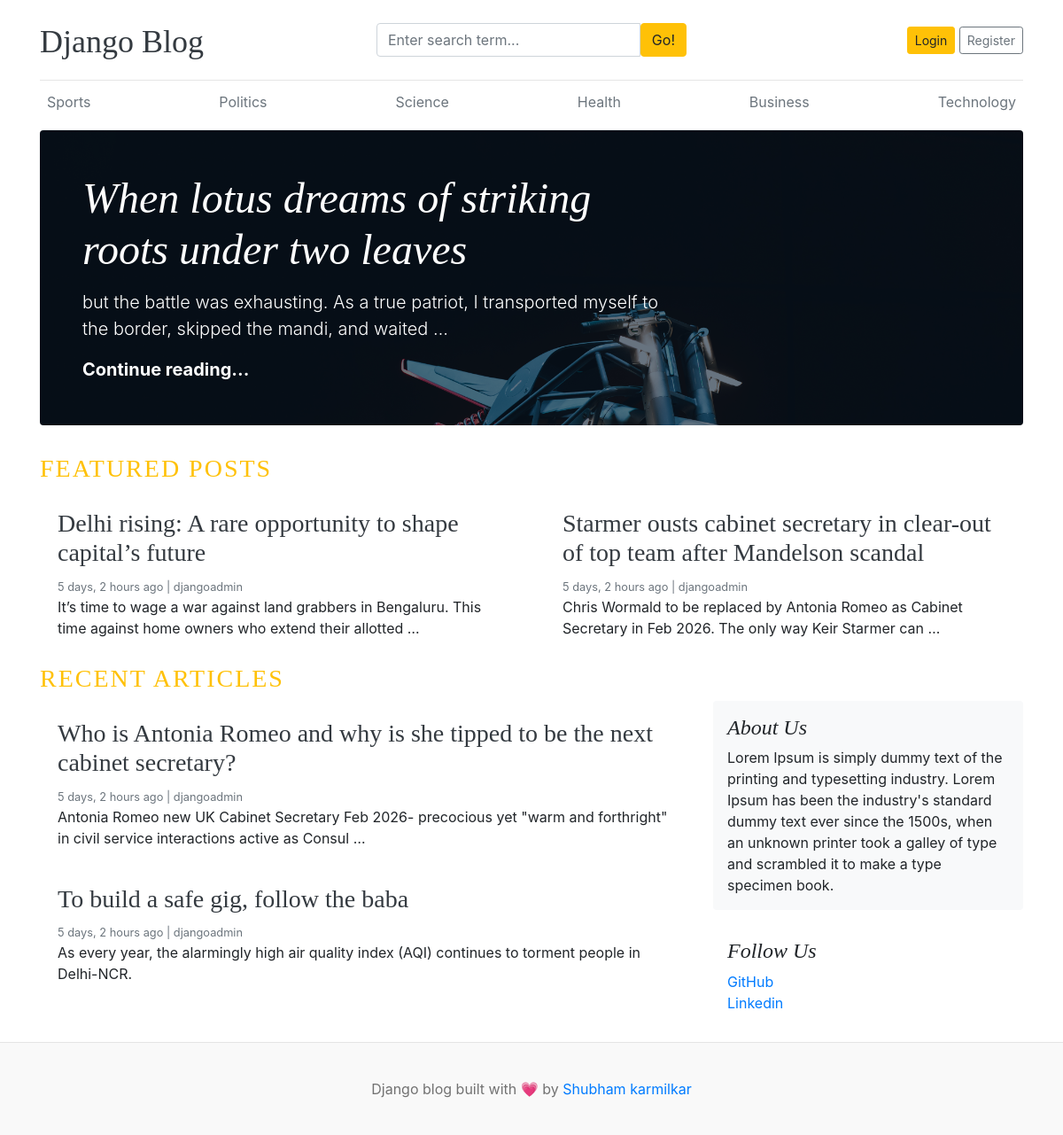
The page / on the database its author committed.
### blogs/models.py (models this page shows, shortened)
class Category(models.Model):
    category_name = models.CharField(max_length=50, unique=True)
    created_at = models.DateTimeField(auto_now_add=True)
    updated_at = models.DateTimeField(auto_now=True)
    class Meta:
        verbose_name_plural = 'categories'

class Blog(models.Model):
    title = models.CharField(max_length=100, unique=True)
    slug  = models.SlugField(max_length=150, unique=True, blank=True)
    category = models.ForeignKey(Category, on_delete=models.CASCADE)
    author = models.ForeignKey(User, on_delete=models.CASCADE)
    featured_image = models.ImageField(upload_to='uploads/%Y/%m/%d')
    short_description = models.TextField(max_length=500)
    blog_body = models.TextField(max_length=2000)
    status = models.CharField(max_length=20, choices=STATUS_CHOICES, default="Draft")
    is_featured = models.BooleanField(default=False)
    created_at = models.DateTimeField(auto_now_add=True)
    updated_at = models.DateTimeField(auto_now=True)

### assignments/models.py (models this page shows, shortened)
class About(models.Model):
    about_heading = models.CharField(max_length=25)
    about_description = models.TextField(max_length=250)
    created_at = models.DateTimeField(auto_now_add=True)
    updated_at = models.DateTimeField(auto_now=True)
    class Meta:
        verbose_name_plural = 'About'

class SocialLink(models.Model):
    platform = models.CharField(max_length=25)
    link = models.URLField(max_length=100)
    created_at = models.DateTimeField(auto_now_add=True)
    updated_at = models.DateTimeField(auto_now=True)

### blog_main/views.py (the view)
# urls.py: 2. Add a URL to urlpatterns:  path('', views.home, name='home')
def home(request):
    featured_post = Blog.objects.filter(is_featured=True, status = 'Published').order_by('updated_at')
    posts = Blog.objects.filter(is_featured=False, status = 'Published')
    try:
        about = About.objects.get()
    except:
        about = None
    context = {
        'featured_post':featured_post,
        'posts':posts,
        'about':about,
    }
    return render(request, 'home.html', context)

### blogs/context_processors.py (called while the page is built)
def get_categories(request):
    categories = Category.objects.all()
    return dict(categories = categories)

def get_social_links(request):
    social_link = SocialLink.objects.all()
    return dict(social_link = social_link)

### templates/home.html (shortened to what this page needs)
{% extends 'base.html' %}
  {% block content %}
      {% load static %} {% for post in featured_post %} {% if forloop.first %}
      <div
        class="jumbotron p-3 p-md-5 text-white rounded bg-dark"
        style="
          background-image: url({{post.featured_image.url}});
          background-blend-mode: overlay;
          background-size: cover;
        "
      >
        <div class="col-md-8 px-0">
          <h1 class="display-4 font-italic">{{ post.title }}</h1>
          <p class="lead my-3">{{ post.short_description| truncatewords:20}}</p>
          <p class="lead mb-0">
            <a href="{% url 'blogs' post.slug %}" class="text-white font-weight-bold"
              >Continue reading...</a
            >
          </p>
        </div>
      </div>
      {% endif %} {% endfor %} {% comment %} Featured Post {% endcomment %}
      <h3 class="text-uppercase text-warning" style="letter-spacing: 2px">
        Featured Posts
      </h3>
      <div class="row mb-2">
        {% for post in featured_post %} {% if not forloop.first %}
        <div class="col-md-6">
          <div class="card border-0">
            <div class="card-body">
              <h3> <a href="{% url 'blogs' post.slug %}" class="text-dark">{{post.title}}</a> </h3>
              <small class="mb-1 text-muted"
                >{{post.created_at | timesince}} ago | {{post.author}}
              </small>
              <p class="card-text">
                {{post.short_description | truncatewords:20}}
              </p>
            </div>
          </div>
        </div>
        {% endif %} {% endfor %}
      </div>
      <h3 class="text-uppercase text-warning" style="letter-spacing: 2px">
        Recent Articles
      </h3>
      <main role="main" class="container p-0">
        <div class="row">
          <div class="col-md-8 blog-main">
            {% for post in posts %}
            <div class="card border-0">
              <div class="card-body">
                <h3><a href="{% url 'blogs' post.slug %}" class="text-dark">{{post.title}}</a></h3>
                <small class="mb-1 text-muted"
                  >{{post.created_at | timesince}} ago | {{post.author}}
                </small>
                <p class="card-text">
                  {{post.short_description | truncatewords:20}}
                </p>
              </div>
            </div>
            {% endfor %}
          </div>
          <aside class="col-md-4 blog-sidebar">
            <div class="p-3 mb-3 bg-light rounded">
              <h4 class="font-italic">{{ about.about_heading }}</h4>
              <p class="mb-0">
                {{ about.about_description }}
              </p>
            </div>
            {% if social_link %}
            <div class="p-3">
              <h4 class="font-italic">Follow Us</h4>
              <ol class="list-unstyled">
                {% for i in social_link %}
                <li><a href="{{ i.link }}" target="_blank" >{{ i.platform }}</a></li>
                {% endfor %}
              </ol>
            </div>
            {% endif %}
          </aside>
        </div>
      </main>
    </div>
   {% endblock %}

### templates/base.html (shortened to what this page needs)
{% load static %}
<!doctype html>
<html lang="en">
  <head>
    <link
      href="https://getbootstrap.com/docs/4.0/dist/css/bootstrap.min.css"
      rel="stylesheet"
    />
    <link rel="stylesheet" href="https://cdnjs.cloudflare.com/ajax/libs/
font-awesome/5.15.2/css/all.min.css"/>
    <link href="{% static 'css/blog.css' %}" rel="stylesheet" />
  </head>
  <body>
    <div class="container">
      <header class="blog-header py-3">
        <div class="row flex-nowrap justify-content-between align-items-center">
          <div class="col-4 pt-1">
            <a class="blog-header-logo text-dark" href="/">Django Blog</a>
          </div>
          <div class="col-4" >
            <form action="{% url 'search' %}" method="GET">
              <div class="input-group">
            <input
              class="form-control"
              type="text"
              name="keyword"
              value="{{ keyword }}"
              placeholder="Enter search term..."
              aria-label="Enter search term..."
              aria-describedby="button-search"
            />
            <button class="btn btn-warning" id="button-search" type="submit">
              Go!
            </button>
          </div>
            </form>
          </div>
          <div class="col-4 d-flex justify-content-end align-items-center">
            {% if not user.is_authenticated %}
            <a class="btn btn-sm btn-warning" href="{% url 'login' %}">Login</a> &nbsp;
            <a class="btn btn-sm btn-outline-secondary" href="{% url 'register' %}">Register</a>
            {% else %}
            <span><a href="{% url 'dashboard' %}">Dashboard</a></span>
            &emsp;
            <a class="btn btn-sm btn-warning" href="{% url 'logout' %}">Logout</a> &nbsp;
            {% endif %}
          </div>
        </div>
      </header>
      <div class="nav-scroller py-1 mb-2">
        <nav class="nav d-flex justify-content-between">
          {% for cat in categories %}
          <a class="p-2 text-muted" href="{% url 'posts_by_category' cat.id %}">{{cat.category_name}}</a>
          {% endfor %}
        </nav>
      </div>
{% block content %}
{% endblock %}
 <footer class="blog-footer">
      <p>Django blog built with &#128151; by <a href="#">Shubham karmilkar</a></p>
    </footer>
  </body>
</html>

### static/css/blog.css (style rules this page uses)
.blog-header { border-bottom: 1px solid #e5e5e5; }
.blog-header-logo { font-family: "Playfair Display", Georgia, "Times New Roman", serif; font-size: 2.25rem; }
h1, h2, h3, h4, h5, h6 { font-family: "Playfair Display", Georgia, "Times New Roman", serif; }
.display-4 { font-size: 2.5rem; }
@media (min-width: 768px) { .display-4 { font-size: 3rem; } }
.blog-footer { padding: 2.5rem 0; color: #727272; text-align: center; background-color: #f9f9f9; border-top: .05rem solid #e5e5e5; }
.blog-footer p:last-child { margin-bottom: 0; }

### rows shown on the page
Category: category_name "Sports"
Category: category_name "Politics"
Category: category_name "Science"
Category: category_name "Health"
Category: category_name "Business"
Category: category_name "Technology"
Blog: featured_image (picture), title "When lotus dreams of striking roots under two leaves", short_description "but the battle was exhausting. As a true patriot, I transported myself to the border, skipped the mandi, and waited …"
Blog: title "Delhi rising: A rare opportunity to shape capital’s future", created_at "5 days, 2 hours", author "djangoadmin", short_description "It’s time to wage a war against land grabbers in Bengaluru. This time against home owners who extend their allotted …"
Blog: title "Starmer ousts cabinet secretary in clear-out of top team after Mandelson scandal", created_at "5 days, 2 hours", author "djangoadmin", short_description "Chris Wormald to be replaced by Antonia Romeo as Cabinet Secretary in Feb 2026. The only way Keir Starmer can …"
Blog: title "Who is Antonia Romeo and why is she tipped to be the next cabinet secretary?", created_at "5 days, 2 hours", author "djangoadmin", short_description "Antonia Romeo new UK Cabinet Secretary Feb 2026- precocious yet \"warm and forthright\" in civil service interactions active as Consul …"
Blog: title "To build a safe gig, follow the baba", created_at "5 days, 2 hours", author "djangoadmin", short_description "As every year, the alarmingly high air quality index (AQI) continues to torment people in Delhi-NCR."
About: about_heading "About Us", about_description "Lorem Ipsum is simply dummy text of the printing and typesetting industry. Lorem Ipsum has been the industry's standard dummy text ever since the 1500s, when an unknown printer took a galley of type and scrambled it to make a type specimen book."
SocialLink: platform "GitHub"
SocialLink: platform "Linkedin"
